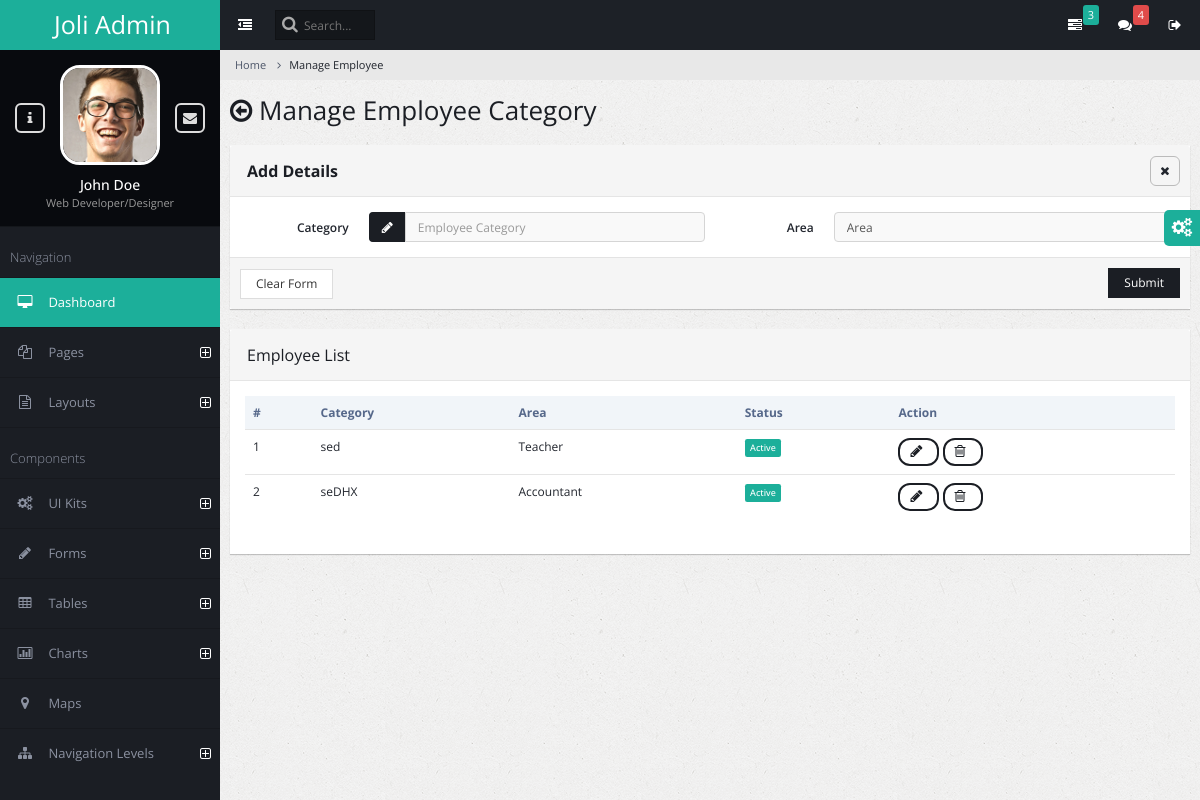
Screenshot of /employee_category/ with the database file from the repository.
### admin_master/models.py (models this page shows)
class masterempcat(models.Model):
    empcatname=models.CharField(max_length=100)
    empcatarea=models.IntegerField(default=0)
    status=models.IntegerField(default=1)

### admin_master/views.py (the view, shortened to what this page needs)
# urls.py: path('employee_category/', views.employee_category,name="employee_category"),
@csrf_exempt
def employee_category(request):
    message=''
    categories = masterempcat.objects.all()
    return render(request, 'employee_manage.html', {'mess': message, 'categories': categories, 'settings':settings})

### admin_master/templates/employee_manage.html (shortened to what this page needs)
{% load static %}
<!DOCTYPE html>
<html lang="en">
    <head>
        <link rel="stylesheet" type="text/css" id="theme" href="{% static 'css/theme-default.css' %}"/>
    </head>
    <body>
        <div class="page-container">
           {% include 'sidebar.html' %}
            <div class="page-content">
                {% include 'topbar.html' %}
                <ul class="breadcrumb">
                    <li><a href="#">Home</a></li>
                    <li class="active">Manage Employee</li>
                </ul>
                <div class="page-title">
                    <h2><span class="fa fa-arrow-circle-o-left"></span> Manage Employee Category</h2>
                </div>
                <div class="page-content-wrap">
                 <div class="row">
                  <div class="col-md-12">
                    <form class="form-horizontal" method="post" action="{% url 'employee_category' %}">
                        <div class="panel panel-default">
                            <div class="panel-heading">
                                <h3 class="panel-title"><strong>Add Details</strong></h3>
                                <ul class="panel-controls">
                                    <li><a href="#" class="panel-remove"><span class="fa fa-times"></span></a></li>
                                </ul>
                            </div>
                            <div class="panel-body">
                                <div class="row">
                                    <div class="col-md-6">
                                        <div class="form-group">
                                            <label class="col-md-3 control-label">Category</label>
                                            <div class="col-md-9">
                                                <div class="input-group">
                                                    <span class="input-group-addon"><span class="fa fa-pencil"></span></span>
                                                    <input type="text" class="form-control" placeholder="Employee Category" name="empl_ctgry">
                                                </div>
                                            </div>
                                        </div>
                                    </div>
                                    <div class="col-md-6">
                                        <div class="form-group">
                                            <label class="col-md-3 control-label">Area</label>
                                            <div class="col-md-9">
                                                <select class="form-control select" name="area">
                                                    <option value="0">Area</option>
                                                </select>
                                            </div>
                                        </div>
                                    </div>
                                </div>
                            </div>
                            <div class="panel-footer">
                                <button class="btn btn-default">Clear Form</button>
                                <button class="btn btn-primary pull-right">Submit</button>{{mess}}
                            </div>
                        </div>
                        </form>
                 <div class="panel panel-default">
                    <div class="panel-heading">
                        <h3 class="panel-title">Employee List </h3>
                    </div>
                    <div class="panel-body">
                        <table class="table datatable">
                            <thead>
                                <tr>
                                    <th>#</th>
                                    <th>Category</th>
                                    <th>Area</th>
                                    <th>Status</th>
                                    <th>Action</th>
                                </tr>
                            </thead>
                            <tbody>
                                {% for cat in categories %}
                                <tr>
                                    <td>{{ forloop.counter }}</td>
                                    <td>{{ cat.empcatname }}</td>
                                    {% if cat.empcatarea == 1 %}
                                    <td>Accountant</td>
                                    {% endif %}
                                    {% if cat.empcatarea == 2 %}
                                    <td>Teacher</td>
                                    {% endif %}
                                    {% if cat.status == 1 %}
                                    <td><span class="label label-warning">Active</span></td>
                                    {% endif %}
                                    <td>
                                        <a href="#" class="btn btn-primary btn-rounded" data-toggle="modal" data-target="#modal_basic">
                                             <span class="fa fa-pencil"></span>
                                        </a>
                                        <a href="#" class="btn btn-primary btn-rounded mb-control"  data-box="#mb-delete">
                                            <span class="fa fa-trash-o"></span>
                                       </a>
                                    </td>
                                </tr>
                                {% endfor %}
                            </tbody>
                        </table>
                    </div>
                  </div>
                </div>
            </div>
                </div>
            </div>
        </div>
    </body>
</html>

### rows the page displays
masterempcat: empcatname "sed", empcatarea "Teacher", status "Active"
masterempcat: empcatname "seDHX", empcatarea "Accountant", status "Active"
